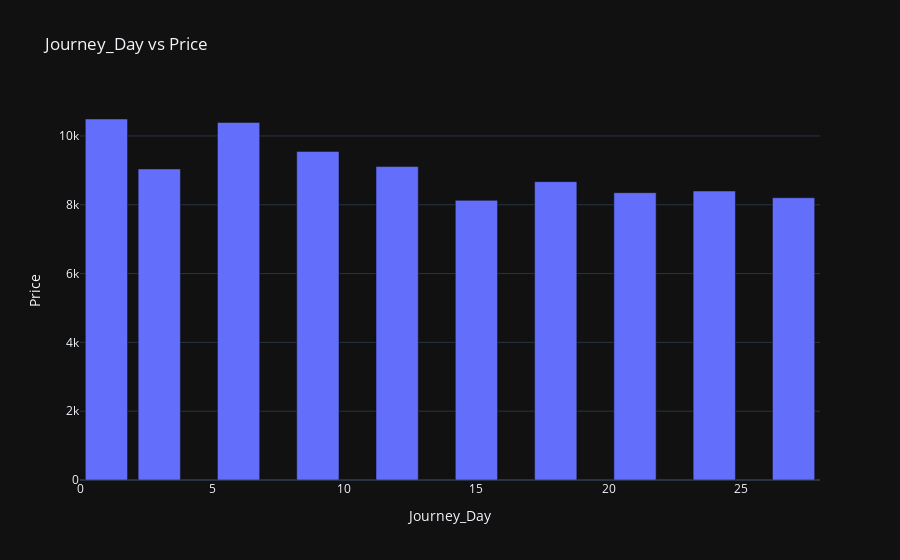

Notebook cell for this chart:
### Code cell
px.bar(
            train_df.groupby('Journey_Day')['Price'].mean().to_frame().reset_index(),
            x='Journey_Day',
            y='Price',
            template = 'plotly_dark',
            title='Journey_Day vs Price'

        )

### Figure 1 — Plotly figure (JSON) as saved in the notebook; plotly's stock layout.template omitted (floating-point values rounded to 4 significant figures)
{"data": [{"alignmentgroup": "True", "hovertemplate": "Journey_Day=%{x}<br>Price=%{y}<extra></extra>", "legendgroup": "", "marker": {"color": "#636efa", "pattern": {"shape": ""}}, "name": "", "offsetgroup": "", "orientation": "v", "showlegend": false, "textposition": "auto", "type": "bar", "x": [1, 3, 6, 9, 12, 15, 18, 21, 24, 27], "xaxis": "x", "y": [10490.0, 9041.0, 10390.0, 9551.0, 9111.0, 8128.0, 8672.0, 8352.0, 8399.0, 8204.0], "yaxis": "y"}], "layout": {"barmode": "relative", "legend": {"tracegroupgap": 0}, "title": {"text": "Journey_Day vs Price"}, "xaxis": {"anchor": "y", "domain": [0.0, 1.0], "title": {"text": "Journey_Day"}}, "yaxis": {"anchor": "x", "domain": [0.0, 1.0], "title": {"text": "Price"}}}}
